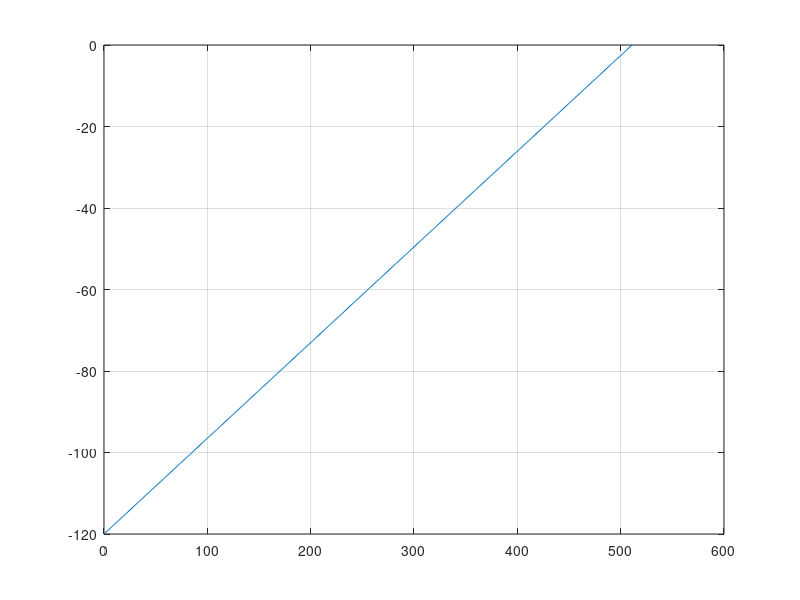
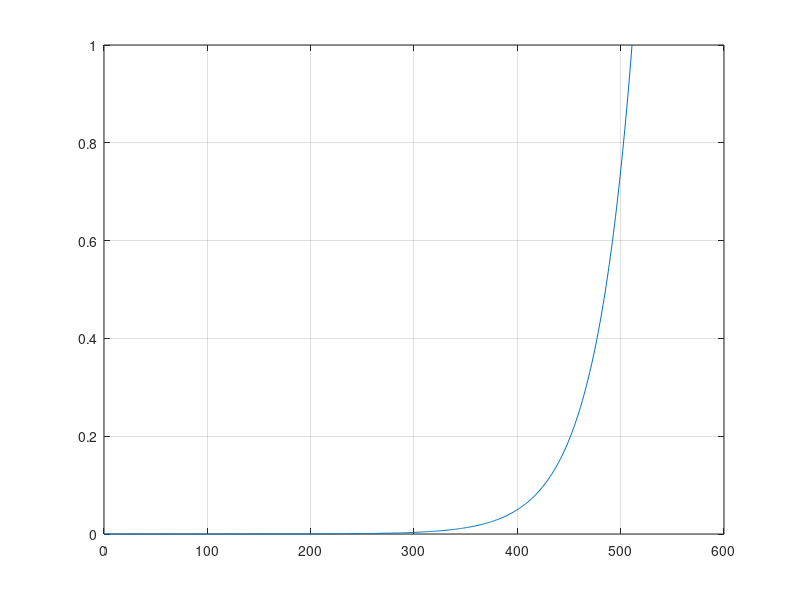

The MATLAB source for these figures, in order:
close all;
clear all;
clc;

format compact;
format long eng;

%% Min = 0x0000, Max = 0x7FFF, Res = 0x0001

% x = [0:5 10:5:90 95:100];
% y = [0 39 78 118 158 199 409 632 868 1119 1387 1675 1987 2325 2696 3106 3564 4083 4682 5391 6259 7377 8952 11640 12505 13617 15180 17836 32767];
% 
% figure; plot(x, y); grid on;
% figure; plot(x, 20*log(y/(2^15-1))); grid on;

%% Min = 0x0000, Max = 0x00FF, Res = 0x0001

% x = [0:5 10:5:90 95:100];
% y = [0 2 4 7 9 12 24 37 49 62 74 87 100 112 125 138 150 163 176 189 202 215 228 241 244 247 249 252 255];
% 
% figure; plot(x, y); grid on;
% figure; plot(x, 20*log(y/(2^8-1))); grid on;

%% 

x = 0:511;
y = linspace(-120, 0, length(x));

figure; plot(x, y); grid on;
y = 10.^(y./20);
figure; plot(x, y); grid on;

y = [x; round(y.*(2^16-1))];

File = fopen('Volume.mif', 'w');
 fprintf(File, '-- Auto-generated from Volume.m\n');
 fprintf(File, '\n');
 fprintf(File, 'WIDTH=16;\n');
 fprintf(File, 'DEPTH=512;\n');
 fprintf(File, 'ADDRESS_RADIX=HEX;\n');
 fprintf(File, 'DATA_RADIX=HEX;\n');
 fprintf(File, '\n');
 fprintf(File, 'CONTENT BEGIN\n');
 fprintf(File, ' %03X : %04X;\n', y);
 fprintf(File, 'END;\n');
fclose(File);
